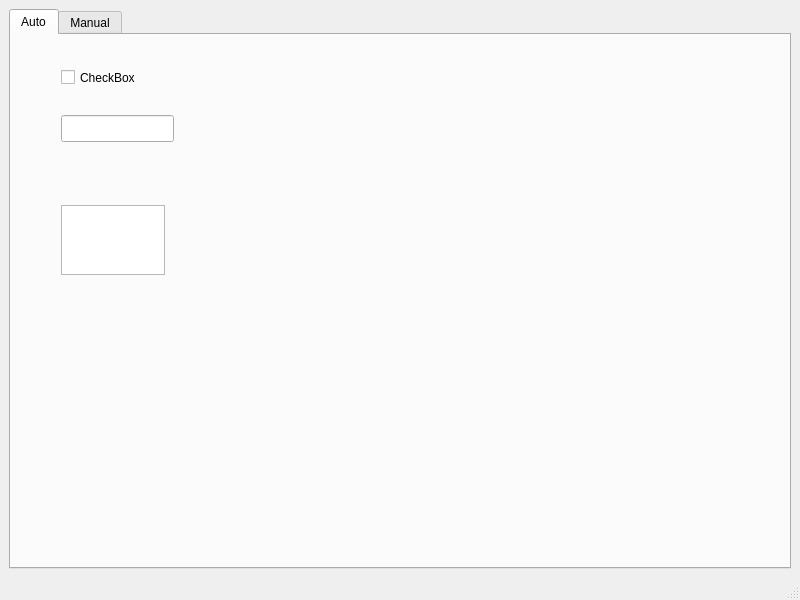
<?xml version="1.0" encoding="UTF-8"?>
<ui version="4.0">
 <class>MainWindow</class>
 <widget class="QMainWindow" name="MainWindow">
  <property name="geometry">
   <rect>
    <x>0</x>
    <y>0</y>
    <width>800</width>
    <height>600</height>
   </rect>
  </property>
  <property name="windowTitle">
   <string>MainWindow</string>
  </property>
  <widget class="QWidget" name="centralwidget">
   <layout class="QVBoxLayout" name="verticalLayout">
    <item>
     <widget class="QTabWidget" name="tabWidget">
      <property name="currentIndex">
       <number>0</number>
      </property>
      <widget class="QWidget" name="tab">
       <attribute name="title">
        <string>Auto</string>
       </attribute>
       <widget class="QLineEdit" name="lineEdit">
        <property name="geometry">
         <rect>
          <x>50</x>
          <y>80</y>
          <width>113</width>
          <height>27</height>
         </rect>
        </property>
       </widget>
       <widget class="QPlainTextEdit" name="plainTextEdit">
        <property name="geometry">
         <rect>
          <x>50</x>
          <y>170</y>
          <width>104</width>
          <height>70</height>
         </rect>
        </property>
       </widget>
       <widget class="QCheckBox" name="checkBox">
        <property name="geometry">
         <rect>
          <x>50</x>
          <y>30</y>
          <width>92</width>
          <height>25</height>
         </rect>
        </property>
        <property name="text">
         <string>CheckBox</string>
        </property>
       </widget>
      </widget>
      <widget class="QWidget" name="tab_2">
       <attribute name="title">
        <string>Manual</string>
       </attribute>
       <widget class="QLabel" name="key_label">
        <property name="geometry">
         <rect>
          <x>40</x>
          <y>50</y>
          <width>201</width>
          <height>19</height>
         </rect>
        </property>
        <property name="text">
         <string>TextLabel</string>
        </property>
       </widget>
      </widget>
     </widget>
    </item>
   </layout>
  </widget>
  <widget class="QMenuBar" name="menubar">
   <property name="geometry">
    <rect>
     <x>0</x>
     <y>0</y>
     <width>800</width>
     <height>24</height>
    </rect>
   </property>
  </widget>
  <widget class="QStatusBar" name="statusbar"/>
 </widget>
 <resources/>
 <connections/>
</ui>
